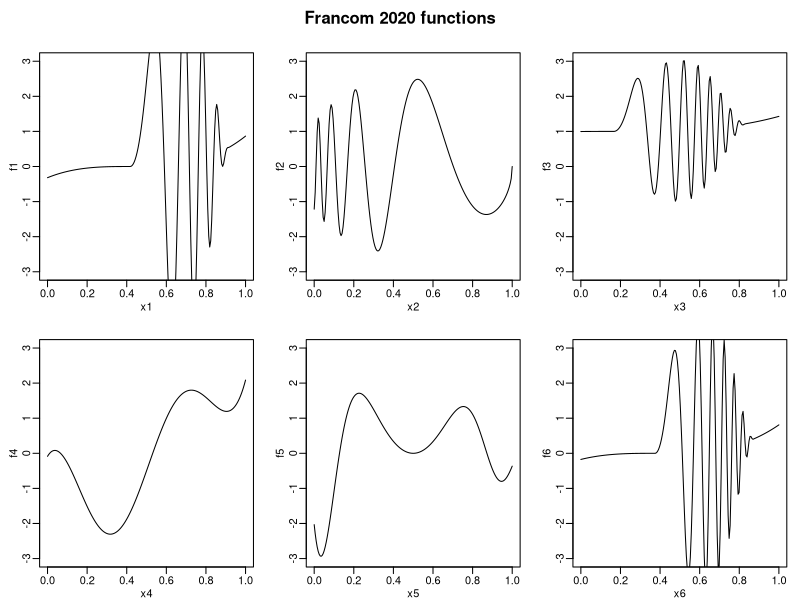

Reproduce this figure in R.
xrange = c(0, 1)
ylim = c(-3, 3)

francom1 = function(x){
  x = 2*x - 1
  x = x*4
  x = x + 0.66
  tmp = 0.1 * x^3 + (x>0 & x<4) * 2*sin(pi*x^2 /1.9)*(x-4)^2 * exp(x)
  tmp = (tmp)/ (max(tmp) - min(tmp))
  tmp = 5*tmp
  tmp*2
}

francom2 = function(x){
  x = 2*x - 1
  x = x*4
  x = x + 1.
  tmp = 0.1 * x^3 + (x>0 & x<4) * 2*sin(pi*x^2 /1.2)*(x-4)^2 * exp(x)
  tmp = (tmp)/ (max(tmp) - min(tmp))
  tmp = 7.5*tmp
  tmp
}
francom3 = function(x){
  x = 2*x - 1
  x = x*3
  x = x + 2
  tmp = 0.1 * x^3 + (x>0 & x<4) * 2*sin(pi*x^2 / 1.)*(x-4)^2 * exp(x)
  tmp = (tmp)/ (max(tmp) - min(tmp))
  tmp = 4*tmp
  tmp + 1
}
scheipl1 = function(x){
  x = x + 0.07
  x = x / max(x)
  sqrt(x*(1-x)) * sin(15*pi / (9*x+1)) * 5
}

hundoppler = function(x){
  gressani6 = function(x){
    x = 2*x
    1.3 * (0.1 * sin(2*pi*x)^2 + 0.2 * cos(2*pi*x)^2 + 0.3 * sin(2*pi*x)^3 +
             0.4 * cos(2*pi*x)^3 + 0.5 * sin(2*pi*x)^3) - 0.1
  }
  cutoff = -0.24
  hun3 = function(x){
    x = (x - cutoff)
    x = x/2.5
    sin(2*pi*x)^2 * x^(1/5)
  }
  x = 2*x - 1
  ifelse(x<cutoff, gressani6(x), hun3(x) + gressani6(cutoff) - hun3(cutoff))*2.5
}

gressani2 = function(x){
  x = 2*x - 1
  res = 1.3 * x^5 + sin(4*x) + 0.75*x^2 - 0.25
  res * 2
}

gressani1 = function(x){
  x = 2*x - 1
  res = 0.5 * (2*x^5 + 3*x^2 + cos(3*pi*x) - 1)
  res * 1.5
}

gressani4 = function(x){
  x = 2*x - 1
  x = x * 0.95
  res = exp(-x^3) * sin(2*pi*x^2)
  res*1.5
}


xp = seq(xrange[1], xrange[2], length = 200)

functions = list(f1 = francom1,
               f2 = scheipl1,
               f3 = francom3,
               f4 = gressani2,
               f5 = gressani4,
               f6 = francom2)

par(mfrow=c(2,3))
par(mar=c(2.5, 3, 2, 1), mgp=c(1.5,0.5,0), oma = c(0,0,2,0))
for(i in 1:length(functions)){
  plot(xp, functions[[i]](xp), type="l", 
       xlab = paste0("x", i), ylab = paste0("f", i), ylim = ylim)
}
if(i < 6) plot.new()
mtext("Francom 2020 functions", outer=T, font=2)